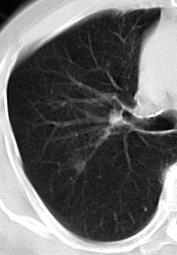
%> input picture CTcase1.pgm, 177 x 255 px
$ octave dip_proj2.m   (GNU Octave 9; MATLAB toolbox functions it lacks are replaced by stand-ins)
%> lines starting %> are read from the running program, lines starting %| are printed output that depends on the picture; in (x1, y1, x2, y2) boxes, pixels count from 0 and x2, y2 are one past the last pixel; in counts of white or black regions, pixels touching at a corner belong together; the program's own positions count from 1
### linear_classify.m
%result>0 false, result<0 true
function result=linear_classify(x,y)
result=(y-136.80474)/(77.05714-136.80474)-(x-0.87327)/(0.96330-0.87327);

### linear_classify2.m
%result>0 TRUE, result<0 FALSE
function result=linear_classify2(x,y)
result=(y-144)/(70-144)-(x-0.06649)/(0.18213-0.06649);

### dip_proj2.m
%%%%%%%%%%%%%%%%%%%%%%%%%%%%%%%%%%%%%%%%%%
%Lung Nodules Detection
%version 2.0
%
%Author: Yanbo Deng
%April, 26th, 2015
%
%advisor: Kenji Suzuki
%Illinois Institute of Technology
%%%%%%%%%%%%%%%%%%%%%%%%%%%%%%%%%%%%%%%%%%
clear;
clc;
close all;
image_name=['CTcase1.pgm';'CTcase2.pgm';'CTcase3.pgm';'CTcase4.pgm';'CTcase5.pgm';'CTcase6.pgm'];
cellname='A1';
cellnumber=1;
for index=1:6
    I=imread(image_name(index,:));
%> I is the input picture: size 255x177 uint8; min 0, max 255, mean 107.9
    figure(index),
    imshow(I);
    [w,h]=size(I);
%> w = 255; h = 177

    %segment the lung
    %================================================
    %inverse the image for filling use
    invI=uint8(255-I);
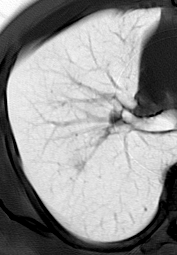
%> invI: size 255x177 uint8; min 0, max 255, mean 147.1
    invI2 = imadjust(invI);

    level = graythresh(invI2);
%> level = 0.522
    invbw = im2bw(invI2,level);
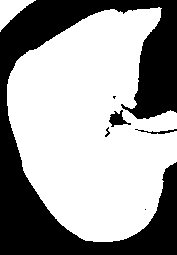
%> invbw: size 255x177 logical; 62.4% white; 6 black regions (2 under 20 px), largest, box (x1, y1, x2, y2) and area: (0, 0, 177, 255) 16663, (109, 110, 131, 127) 178, (135, 129, 177, 134) 79, (105, 127, 110, 137) 22

    iS = bwareaopen(invbw, 1000);
    iS=imfill(iS,'holes');
%> iS: size 255x177 logical; 61.8% white; 2 black regions, box (x1, y1, x2, y2) and area: (0, 0, 177, 255) 17186, (138, 129, 177, 134) 76

    OI=255*ones(w,h);
    lung=find(iS==1);
%> lung = 27873 values from 1870 to 45042
    OI(lung)=I(lung);

    %OI is the segmented lung
    %figure,
    %imshow(OI,[]);

    %segment the nodule
    %=================================================
    background = imopen(I,strel('disk',10));
    I2 = I - background;
    I3=imadjust(I2);
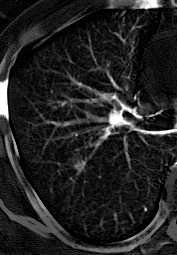
%> I3: size 255x177 uint8; min 0, max 255, mean 34.7

    H = -fspecial('log',[25 25],6);
    I4=imfilter(I3 ,H ,'replicate');
    I5=imadjust(I4);
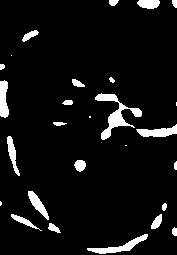
%> I5: size 255x177 uint8; 6.7% white; 27 white regions (5 under 20 px), largest, box (x1, y1, x2, y2) and area: (95, 93, 142, 140) 618, (87, 234, 148, 254) 352, (136, 124, 177, 137) 298
    level = graythresh(I5);
%> level = 0.498
    bw = im2bw(I5,level);

    %figure,
    %imshow(bw);

    [L,num]=bwlabel(bw,8);
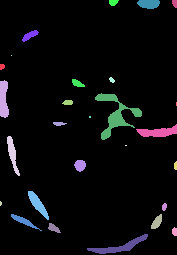
%> L: size 255x177 double; 28 distinct labels, from 0 to 27; one colour per label, 0 black
%> num = 27

    S=zeros(w,h);
    L_N=zeros(w,h);

    %select suitable size of nodules
    for i=1:num
        nodule=find(L==i);
        if(length(nodule)>=40)
            if(length(nodule)<=500)
                S(nodule)=bw(nodule);
                %the nodule must stay in the lung
                n_end=length(nodule);
                if(ismember(nodule(1),lung)==1&&ismember(nodule(n_end),lung)==1)
                    L_N(nodule)=I(nodule);
                end
            end
        end
    end
%> this loop made 27 passes
%> n_end on passes 2, 4, 6, 7, 8, 9, 10, 11, 12, 13, 14, 17: 267, 209, 132, 95, 231, 70, 40, 45, 66, 106, 352, 46
%> nodule on passes 3, 5, 15, 19, 27: [202; 203; 204; 205; 206; 458; 459; 460], 2861, [22812; 22813; 23067; 23068], [32021; 32276], [44983; 44984; 44985; 44986]
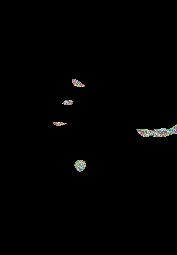
%> L_N: size 255x177 double; 154 distinct labels, from 0 to 221; one colour per label, 0 black
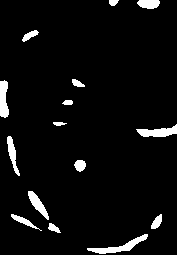
%> S: size 255x177 double; values 0 (black) and 1 (white), 4.9% white; 15 white regions, largest, box (x1, y1, x2, y2) and area: (87, 234, 148, 254) 352, (136, 124, 177, 137) 298, (0, 80, 9, 118) 267
    %L_N is all the candidates of lung nodules

    %figure,
    %imshow(L_N);

    %linear classification
    %========================================================
    %1st classification
    %criteria:solidity and lightness
    [L2,num2]=bwlabel(L_N,8);
%> L2: size 255x177 double; 6 distinct labels, from 0 to 5
%> num2 = 5
    solidity=zeros(num2,1);
    lightness=zeros(num2,1);
    linear=zeros(num2,1);

    sol = regionprops(L2, 'Solidity');
%> sol = 5 regions; Solidity: 0.87, 0.978, 0.917, 0.93, 0.749
    for i=1:num2
        nodule1=find(L2==i);
        A=length(nodule1);
        solidity(i)=sol(i).Solidity;
        lightness(i)=sum(I(nodule1))/A;
        linear(i)=linear_classify(solidity(i),lightness(i));
    end
%> this loop made 5 passes
%> (A, result in linear_classify) on passes 1 to 5: (40, 1.08), (45, 0.0873), (66, 0.606), (106, 0.371), (295, 2.14)
%> after the loop, lightness = [74.58; 61.91; 71.77; 77.12; 91.31]; linear = [1.08; 0.0873; 0.606; 0.371; 2.14]; solidity = [0.87; 0.978; 0.917; 0.93; 0.749]
    TI1=find(linear<0);
%> TI1 = []
    TI2=find(lightness>77);
%> TI2 = [4; 5]
    TI_=intersect(TI2,TI1);
%> TI_ = []

    %=========================================================
    %2nd classification
    %criteria:circularity and contrast
    LN_=zeros(w,h);
    for i=1:num2
        if(ismember(i,TI_))
            Tn=find(L2==i);
            LN_(Tn)=I(Tn);
        end
    end
%> this loop made 5 passes
%> LN_: size 255x177 double; every value is 0
    [L3,num3]=bwlabel(LN_,8);
%> num3 = 0
    circularity=zeros(num3,1);
    contrast=zeros(num3,1);
    linear2=zeros(num3,1);

    for i=1:num3
        nodule2=find(L3==i);
        bw2=bwperim(bw(nodule2));
        contrast(i)=max(I(nodule2))-min(I(nodule2));
        p=length(bw2);
        area=length(nodule2);
        circularity(i)=4*pi*area/(p^2);
        linear2(i)=linear_classify2(circularity(i),contrast(i));
    end
%> this loop made 0 passes
    TI=find(linear2>=0);
%> TI = []

    %compute the linear selection in Excel before the classification
    %=========================================================
    %text=[circularity contrast];
    %cellnumber=cellnumber+length(circularity);
    %xls=xlswrite('test2.xls',text,'sheet1',cellname);
    %cellname=['A',num2str(cellnumber)];
    %=========================================================

    LN=zeros(w,h);
    %drawing a circle around the "nodules" with radius equals to 10
    ang=0:0.01:2*pi;
    radi=10;

    %Drawing
    figure(index),
    hold on
    for i=1:num3
        %drawing the circles roughly around the nodules to reduce the
        %complexity of computation
        if(ismember(i,TI))
            Tn=find(L3==i);
            [x,y]=find(L3==i);
            LN(Tn)=I(Tn);
            c_x=(x(1)+x(length(x)))/2;
            c_y=(y(1)+y(length(y)))/2;

            plot(c_y+radi*cos(ang),c_x+radi*sin(ang));

        end
    end
    hold off

    %LN is the selected nodules
    %figure,
    %imshow(LN,[]);
end
%> pass 2 of the loop `for index=1:6`:
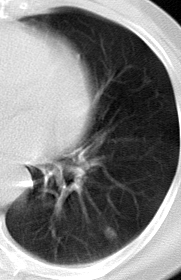
%> input picture CTcase2.pgm, 181 x 280 px
%> I is the input picture: size 280x181 uint8; min 0, max 255, mean 128.2
%> invI: size 280x181 uint8
%> invI2: size 280x181 uint8
%> `level = graythresh(invI2);`: level = 0.51
%> invbw: size 280x181 logical; 51.4% white; 5 black regions (4 under 20 px), largest, box (x1, y1, x2, y2) and area: (0, 0, 181, 280) 24635
%> lung = 25525 values from 1050 to 50273
%> OI: size 280x181 double
%> background: size 280x181 uint8
%> I2: size 280x181 uint8
%> I3: size 280x181 uint8
%> I4: size 280x181 uint8
%> I5: size 280x181 uint8; 7.1% white; 23 white regions (3 under 20 px), largest, box (x1, y1, x2, y2) and area: (91, 189, 177, 275) 906, (54, 147, 87, 218) 757, (151, 41, 173, 67) 227
%> `level = graythresh(I5);`: level = 0.498
%> L: size 280x181 double; 24 distinct labels, from 0 to 23
%> num = 23
%> the loop `for i=1:num` made 23 passes
%> n_end on passes 2, 4, 6, 7, 8, 9, 11, 14: 99, 127, 162, 169, 60, 160, 74, 50
%> after the loop `for i=1:num`:
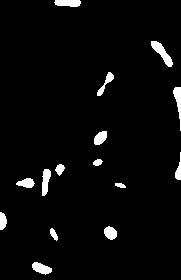
%> S: size 280x181 double; values 0 (black) and 1 (white), 3.6% white; 15 white regions, largest, box (x1, y1, x2, y2) and area: (151, 41, 173, 67) 227, (42, 169, 51, 196) 169, (32, 262, 52, 275) 162
%> L2: size 280x181 double; 6 distinct labels, from 0 to 5
%> sol = 5 regions; Solidity: 0.896, 0.971, 0.714, 0.964, 0.932
%> the loop `for i=1:num2` made 5 passes
%> A on passes 1 to 5: 60, 134, 125, 134, 41
%> after the loop `for i=1:num2`: lightness = [77.52; 87.37; 83.14; 90.38; 73.73]; linear = [0.745; -0.258; 2.66; -0.231; 0.405]; solidity = [0.896; 0.971; 0.714; 0.964; 0.932]
%> TI1 = [2; 4]
%> TI2 = [1; 2; 3; 4]
%> TI_ = [2; 4]
%> the loop `for i=1:num2` made 5 passes
%> after the loop `for i=1:num2`: Tn = 134 values from 29350 to 32717
%> L3: size 280x181 double; 3 distinct labels, from 0 to 2
%> num3 = 2
%> the loop `for i=1:num3` made 2 passes
%> (p, area) on passes 1 to 2: (134, 134), (134, 134)
%> after the loop `for i=1:num3`: circularity = [0.0938; 0.0938]; contrast = [79; 76]; linear2 = [0.642; 0.683]
%> TI = [1; 2]
%> the loop `for i=1:num3` made 2 passes
%> (c_x, c_y) on passes 1 to 2: (138.5, 101), (233.5, 111)
%> after the loop `for i=1:num3`: x = 134 values, max 240 at index 73, min 227 at index 35, mean 233.5; y = 134 values from 105 to 117
%> after the loop `for i=1:num3`:
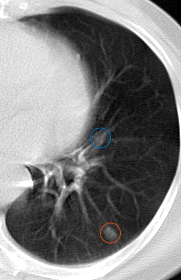
%> figure redrawn from the program's plot data
%> pass 3 of the loop `for index=1:6`:
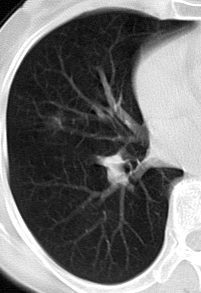
%> input picture CTcase3.pgm, 201 x 293 px
%> I is the input picture: size 293x201 uint8; min 0, max 255, mean 111.9
%> invI: size 293x201 uint8
%> invI2: size 293x201 uint8
%> `level = graythresh(invI2);`: level = 0.518
%> `invbw = im2bw(invI2,level);`:
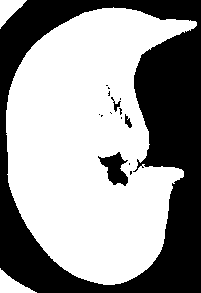
%> invbw: size 293x201 logical; 60% white; 15 black regions (11 under 20 px), largest, box (x1, y1, x2, y2) and area: (0, 0, 201, 293) 22868, (98, 152, 128, 186) 535, (125, 114, 132, 128) 53, (111, 97, 121, 112) 47
%> lung = 35222 values from 1869 to 57454
%> OI: size 293x201 double
%> background: size 293x201 uint8
%> I2: size 293x201 uint8
%> `I3=imadjust(I2);`:
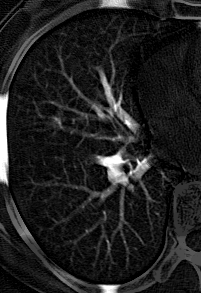
%> I3: size 293x201 uint8; min 0, max 255, mean 32.5
%> `level = graythresh(I5);`: level = 0.498
%> num = 19
%> the loop `for i=1:num` made 19 passes
%> n_end on passes 3, 4, 5, 6, 7, 9, 10, 12: 301, 278, 68, 165, 81, 478, 71, 167
%> num2 = 4
%> sol = 4 regions; Solidity: 0.944, 0.931, 0.733, 0.91
%> the loop `for i=1:num2` made 4 passes
%> A on passes 1 to 4: 68, 81, 478, 71
%> after the loop `for i=1:num2`: lightness = [80.97; 98.89; 181.4; 78.66]; linear = [0.144; -0.00701; 0.81; 0.562]; solidity = [0.944; 0.931; 0.733; 0.91]
%> TI1 = 2
%> the loop `for i=1:num2` made 4 passes
%> after the loop `for i=1:num2`: Tn = 81 values from 27649 to 30589
%> num3 = 1
%> the loop `for i=1:num3` made 1 pass
%> (p, area) on pass 1: (81, 81)
%> TI = []
%> the loop `for i=1:num3` made 1 pass
%> the loop made 6 passes; the first 3 are shown
